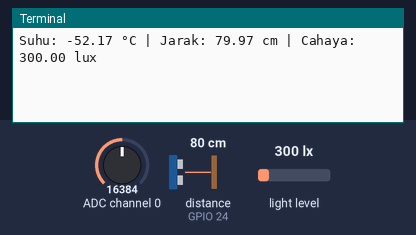
Recording of a program running on a simulated Raspberry Pi (BCM pin numbers). On the bench: the last lines printed to the terminal. Inputs (shaded band) come from the test bench; at power-on: distance to the obstacle (sensor on GPIO 24) 80 cm, light level 300 lx, ADC channel 0 = 16384 (analog values on the 0–32767 scale). The echo pulse lasts 58.3 µs per cm; requests to the public web service named in the program get a made-up reply in its usual format after 0.4 s (London, UTC, broken clouds, 64 % humidity, 1013 hPa unless stated); databases and web services accept everything at once and return nothing; the clock reads 2024-03-15 10:24:30 at power-on unless the program sets it.

Above: at 1.2 s.
1.3 s: distance to the obstacle (sensor on GPIO 24) set to 2 cm
3.4 s: light level set to 40 lx
At 4.0 s:
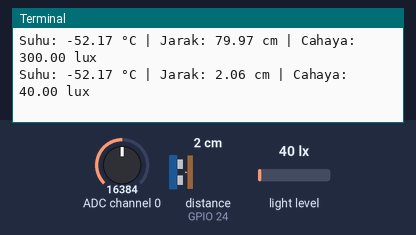
5.5 s: ADC channel 0 set to 22936
At 7.4 s:
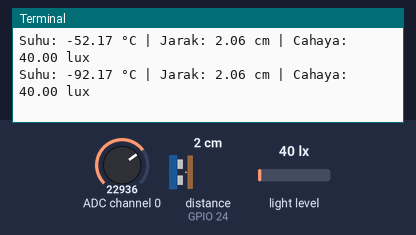
7.6 s: distance to the obstacle (sensor on GPIO 24) set to 4 cm
9.7 s: light level set to 500 lx
At 11.5 s:
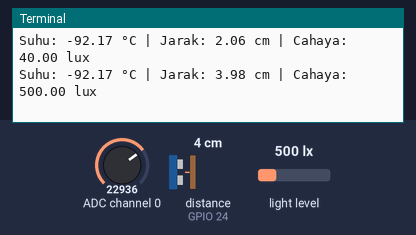
11.8 s: ADC channel 0 set to 28834
At 14.6 s:
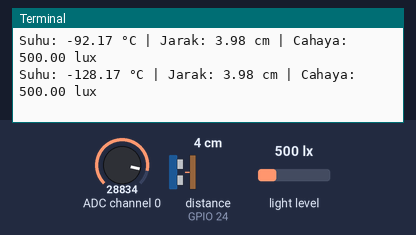
Timing chart, 0 to 14.9 s (numbered marks = the images above; inputs shaded):
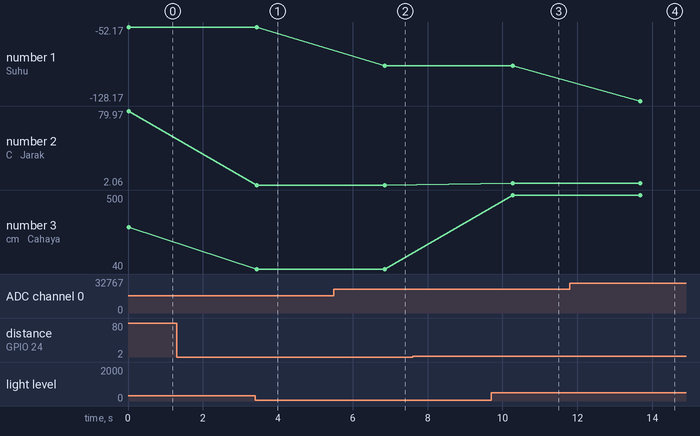

Measured:
- after the input at 3.4 s, the terminal: prints a new line at once (image 1)
- after the input at 5.5 s, the terminal: prints a new line after 1.4 s (image 2)
- after the input at 9.7 s, the terminal: prints a new line after 0.57 s (image 3)
- after the input at 11.8 s, the terminal: prints a new line after 1.9 s (image 4)
- plotted number 1: -52.17 → -92.17 after the input at 5.5 s, -92.17 → -128.17 after the input at 11.8 s
- plotted number 3: 300 → 40 after the input at 3.4 s, 40 → 500 after the input at 9.7 s

The program:

combination_blynk_ts_cloud.py
```python
import RPi.GPIO as GPIO
import board
import smbus
import time
import busio
import adafruit_ads1x15.ads1115 as ADS
import BlynkLib
import requests
import MySQLdb
from adafruit_ads1x15.analog_in import AnalogIn
db = MySQLdb.connect(host="localhost", user="kel2te4b",
                     passwd="12345678", database="sensor")
cur = db.cursor()
dbCloud = MySQLdb.connect(host="1.2.3.4", user="user",
                          passwd="pass", database="db")
curCloud = dbCloud.cursor()
key = "key"
channel = 2396215
tsURL = 'https://api.thingspeak.com/update?api_key='+key
blynk = BlynkLib.Blynk(
    'token', server="blynk.cloud")

LIGHT = 0x23
POWER_DOWN = 0x00
POWER_ON = 0x01
RESET = 0x07
CONTINUOUS_LOW_RES_MODE = 0x13
CONTINUOUS_HIGH_RES_MODE_1 = 0x10
CONTINUOUS_HIGH_RES_MODE_2 = 0x11
ONE_TIME_HIGH_RES_MODE_1 = 0x20
ONE_TIME_HIGH_RES_MODE_2 = 0x21
ONE_TIME_LOW_RES_MODE = 0x23

GPIO.setmode(GPIO.BCM)
GPIO_TRIGGER = 18
GPIO_ECHO = 24
GPIO.setup(GPIO_TRIGGER, GPIO.OUT)
GPIO.setup(GPIO_ECHO, GPIO.IN)

bus = smbus.SMBus(1)
i2c = busio.I2C(board.SCL, board.SDA)
ads = ADS.ADS1115(i2c)
a0 = AnalogIn(ads, ADS.P0)

blynk_suhu = 0
blynk_jarak = 1
blynk_cahaya = 2


def getLight(addr=LIGHT):
    data = bus.read_i2c_block_data(addr, ONE_TIME_HIGH_RES_MODE_1)
    result = (data[1] + (256 * data[0])) / 1.2
    return result


def getDistance():
    GPIO.output(GPIO_TRIGGER, True)

    # set Trigger after 0.01ms to LOW
    time.sleep(0.00001)
    GPIO.output(GPIO_TRIGGER, False)

    StartTime = time.time()
    StopTime = time.time()

    while GPIO.input(GPIO_ECHO) == 0:
        StartTime = time.time()
    while GPIO.input(GPIO_ECHO) == 1:
        StopTime = time.time()

    # time difference between start and arrival
    TimeElapsed = StopTime - StartTime
    # multiply with the sonic speed (34300 cm/s)
    # and divide by 2, because there and back
    distance = (TimeElapsed * 34300) / 2

    return distance


def dbLocalPush(light, dist, temp):
    cur.execute("INSERT INTO sensorCahaya (cahaya) VALUES (%s)", (light,))
    cur.execute("INSERT INTO sensorJarak (jarak) VALUES (%s)", (dist,))
    cur.execute("INSERT INTO sensorSuhu (suhu) VALUES (%s)", (temp,))
    db.commit()


def dbCloudPush(light, dist, temp):
    curCloud.execute("INSERT INTO sensorCahaya (cahaya) VALUES (%s)", (light,))
    curCloud.execute("INSERT INTO sensorJarak (jarak) VALUES (%s)", (dist,))
    curCloud.execute("INSERT INTO sensorSuhu (suhu) VALUES (%s)", (temp,))
    dbCloud.commit()


def tsPush(light, dist, temp):
    field = ('&field1='+str(temp)+'&field2='+str(dist)+'&field3='+str(light))
    requests.get(url=tsURL+field)


def blynkPush(light, dist, temp):
    blynk.virtual_write(blynk_cahaya, light)
    blynk.virtual_write(blynk_jarak, dist)
    blynk.virtual_write(blynk_suhu, temp)


def main():
    light = round(getLight(), 2)
    dist = round(getDistance(), 2)
    temp = round((5.0 * (1-a0.voltage) * 10000.0)/1024, 2)-1
    print(
        f"Suhu: {temp:.2f} °C | Jarak: {dist:.2f} cm | Cahaya: {light:.2f} lux")
    tsPush(light, dist, temp)
    dbLocalPush(light, dist, temp)
    dbCloudPush(light, dist, temp)
    blynkPush(light, dist, temp)
    time.sleep(3)


try:
    while True:
        blynk.run()
        main()
except KeyboardInterrupt:
    print("Measurement stopped by User")
    GPIO.cleanup()
```
